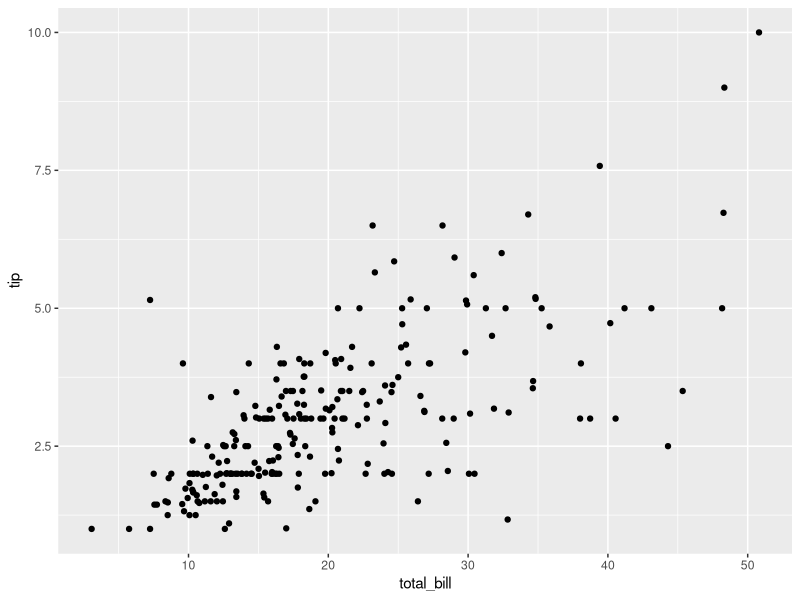
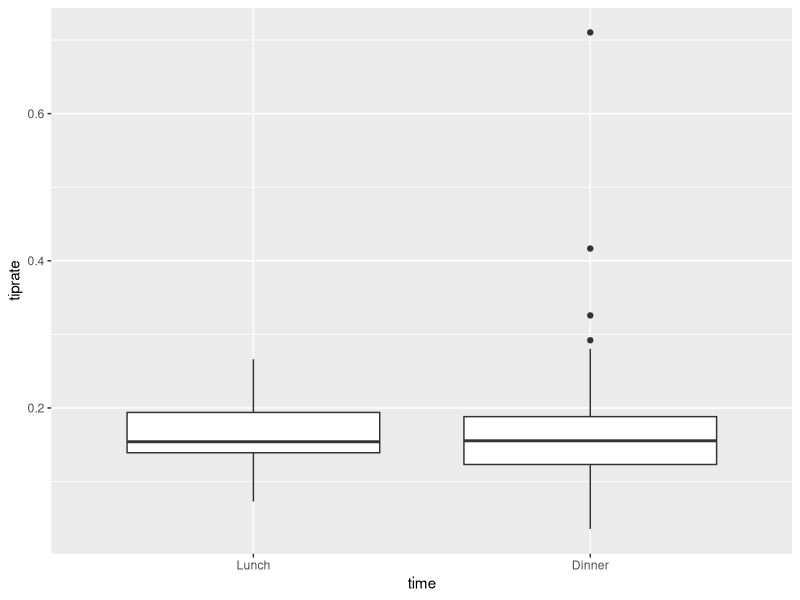
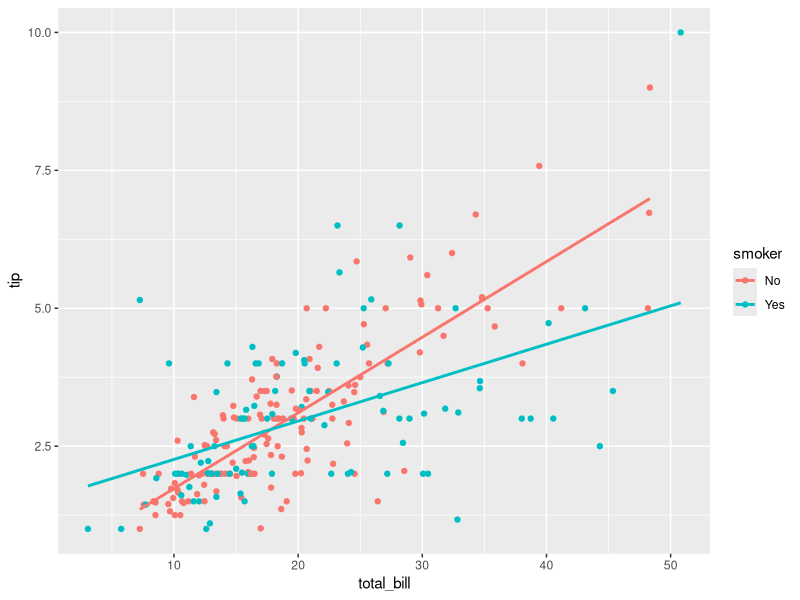
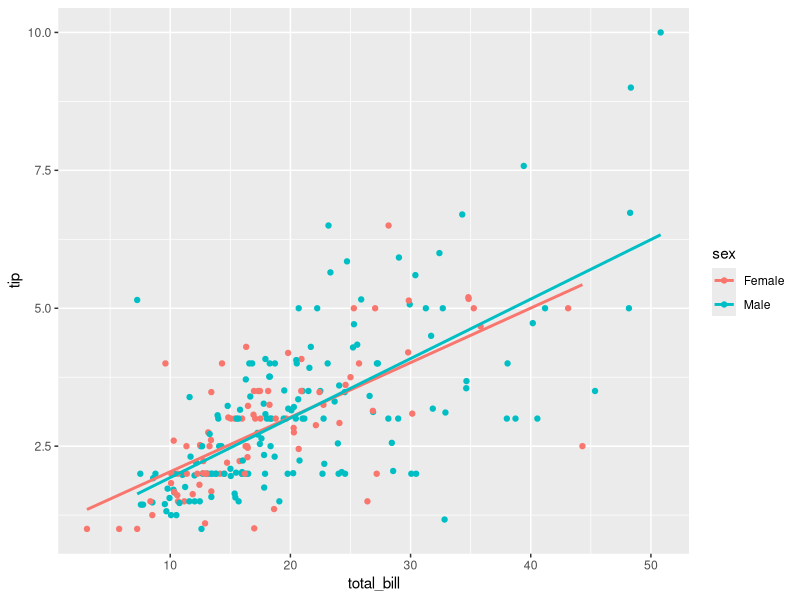
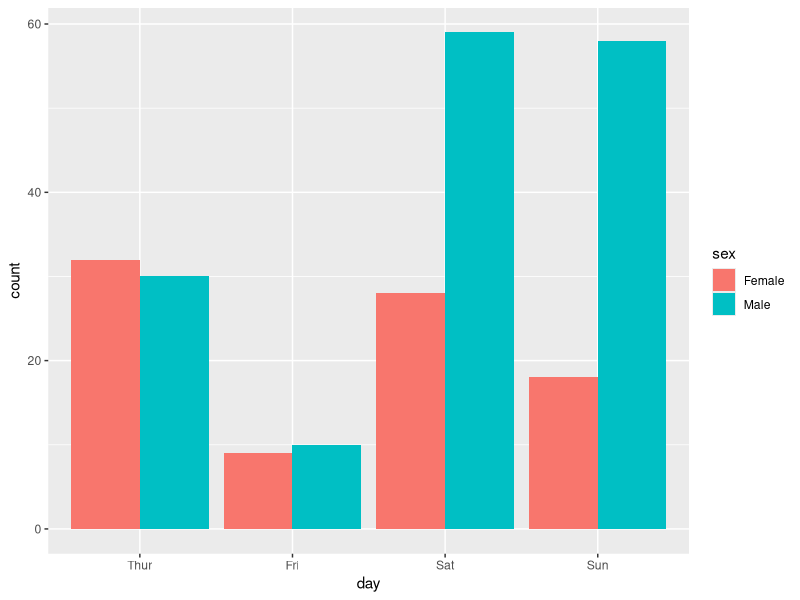

Generate these figures, in order, with R:
## ---- chunk 1
knitr::opts_chunk$set(echo = TRUE)
data(tips, package="reshape2")
library(ggplot2)
## ---- chunk 2
numParty <- nrow(tips)
numParty
## ---- chunk 3
class(tips$total_bill)
class(tips$tip)
class(tips$sex)
class(tips$smoker)
class(tips$day)
class(tips$time)
class(tips$size)
## ---- chunk 4
tips$day <- with(tips, relevel(day, "Thur"))
day <- tips$day
day

## ---- chunk 5

female5 <- tips[tips$sex == "Female",]
female5 <- female5[female5$size >= 5,]
female5
## ---- chunk 6
ggplot(data = tips, aes(x = total_bill, y = tip)) + geom_point()
## ---- chunk 7
tips$tiprate <- tips$tip / tips$total_bill
tips
mean(tips$tiprate)
## ---- chunk 8
tips$time <- with(tips, relevel(time, "Lunch"))
ggplot(data = tips, aes(x = time, y = tiprate)) + geom_boxplot()
## ---- chunk 9
ggplot(data = tips, aes(x = total_bill, y = tip, color = smoker)) + geom_point() + geom_smooth(method = lm, se = FALSE)
ggplot(data = tips, aes(x = total_bill, y = tip, color = sex)) + geom_point() + geom_smooth(method = lm, se = FALSE)
## ---- chunk 10
ggplot(data = tips, aes(x = day, fill = sex)) + geom_bar( position = position_dodge())
